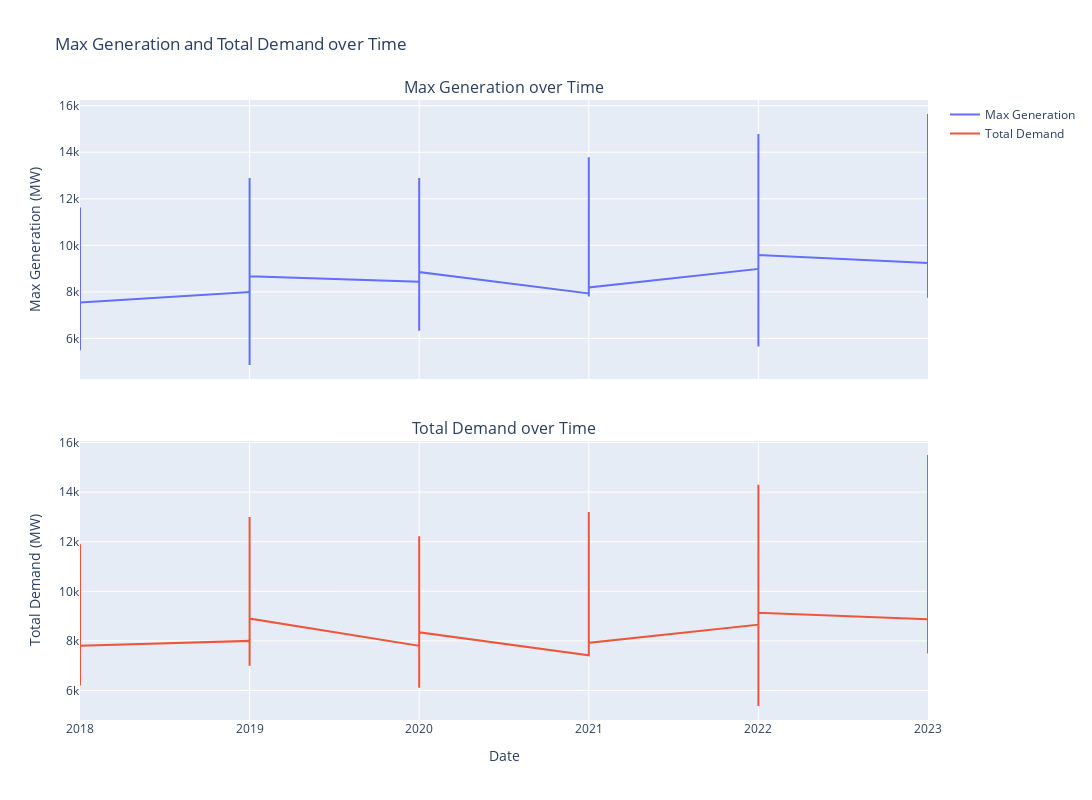

Notebook source saved alongside this figure:
### Code cell
# Import necessary libraries if not already imported
import plotly.graph_objects as go
from plotly.subplots import make_subplots

# Create subplots
fig = make_subplots(rows=2, cols=1, shared_xaxes=True, vertical_spacing=0.1,
                    subplot_titles=("Max Generation over Time", "Total Demand over Time"))

# Line plot for date_1 vs max_generation
fig.add_trace(
    go.Scatter(x=data['year'], y=data['max_generation(mw)'], 
               mode='lines', name='Max Generation'),
    row=1, col=1
)

# Line plot for date_1 vs total_demand
fig.add_trace(
    go.Scatter(x=data['year'], y=data['total_demand(mw)'], 
               mode='lines', name='Total Demand'),
    row=2, col=1
)

# Update layout
fig.update_layout(height=800, width=1400, title_text="Max Generation and Total Demand over Time")
fig.update_xaxes(title_text="Date", row=2, col=1)
fig.update_yaxes(title_text="Max Generation (MW)", row=1, col=1)
fig.update_yaxes(title_text="Total Demand (MW)", row=2, col=1)

# Show the plot
fig.show()

### Figure 1 — Plotly figure (JSON) as saved in the notebook; plotly's stock layout.template omitted (floating-point values rounded to 4 significant figures; data arrays with more than 128 entries replaced by an {"elided": "..."} marker saying what was removed)
{"data": [{"mode": "lines", "name": "Max Generation", "type": "scatter", "x": {"elided": "1894 int values"}, "xaxis": "x", "y": {"elided": "1894 int values"}, "yaxis": "y"}, {"mode": "lines", "name": "Total Demand", "type": "scatter", "x": {"elided": "1894 int values"}, "xaxis": "x2", "y": {"elided": "1894 int values"}, "yaxis": "y2"}], "layout": {"annotations": [{"font": {"size": 16}, "showarrow": false, "text": "Max Generation over Time", "x": 0.5, "xanchor": "center", "xref": "paper", "y": 1, "yanchor": "bottom", "yref": "paper"}, {"font": {"size": 16}, "showarrow": false, "text": "Total Demand over Time", "x": 0.5, "xanchor": "center", "xref": "paper", "y": 0.45, "yanchor": "bottom", "yref": "paper"}], "height": 800, "title": {"text": "Max Generation and Total Demand over Time"}, "width": 1400, "xaxis": {"anchor": "y", "domain": [0, 1], "matches": "x2", "showticklabels": false}, "xaxis2": {"anchor": "y2", "domain": [0, 1], "title": {"text": "Date"}}, "yaxis": {"anchor": "x", "domain": [0.55, 1], "title": {"text": "Max Generation (MW)"}}, "yaxis2": {"anchor": "x2", "domain": [0, 0.45], "title": {"text": "Total Demand (MW)"}}}}
